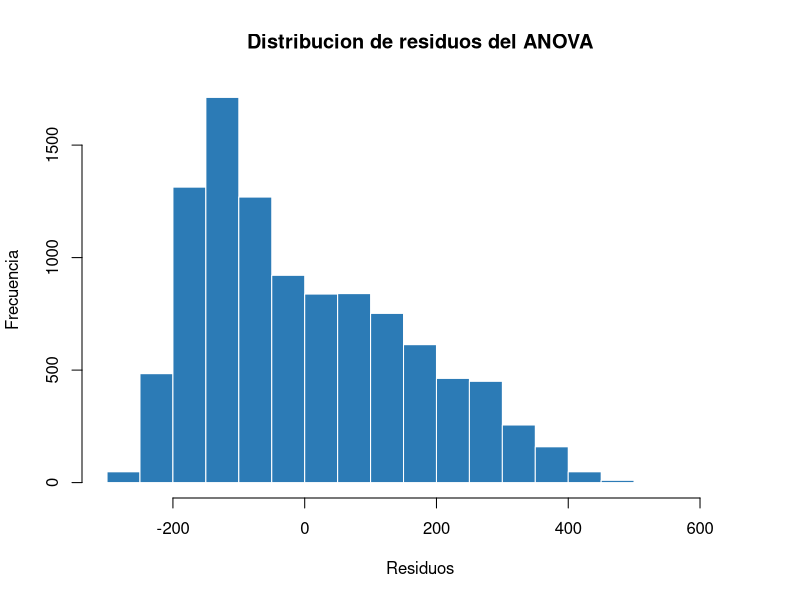
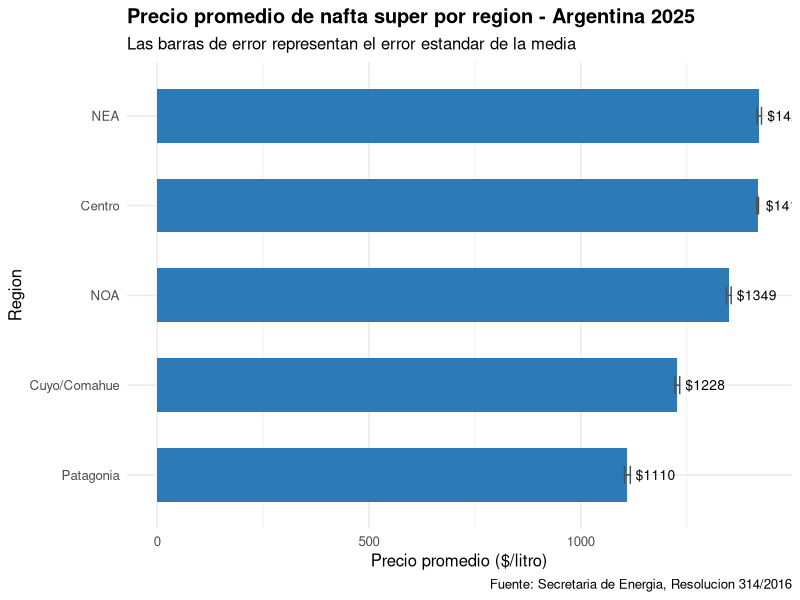

Source code (R) for these figures, in order:
# ============================================================
# 02_anova.R
# ANOVA de precios de nafta super por region - Argentina 2025
# Trabajo Practico Grupo 2 - Ciencia de Datos para Economia
# Input:  input/nafta_super_2025_limpio.csv
# Output: output/grafico_anova.png
#         output/anova_resultados.txt
# ============================================================

library(tidyverse)

# ---- 1. CARGA ----
df <- read_csv("input/nafta_super_2025_limpio.csv", show_col_types = FALSE)

# Region como factor con Centro como referencia
df <- df %>%
  mutate(region = factor(region, levels = c("Centro", "NEA", "NOA",
                                             "Cuyo/Comahue", "Patagonia")))

cat("Filas cargadas:", nrow(df), "\n")

# ---- 2. ANOVA ----
cat("\n=== ANOVA: precio ~ region ===\n")
modelo_anova <- aov(precio ~ region, data = df)
print(summary(modelo_anova))

# ---- 3. VERIFICACION DE SUPUESTOS ----
cat("\n=== SUPUESTOS DEL ANOVA ===\n")

# Verificamos normalidad de residuos con un histograma
residuos <- residuals(modelo_anova)

cat("Resumen de los residuos:\n")
summary(residuos)

# Guardamos el histograma de residuos
dir.create("output", showWarnings = FALSE)
png("output/histograma_residuos.png", width = 800, height = 500)
hist(residuos,
     main = "Distribucion de residuos del ANOVA",
     xlab = "Residuos",
     ylab = "Frecuencia",
     col = "#2C7BB6",
     border = "white")
dev.off()

cat("Con mas de 10.000 observaciones, el ANOVA es robusto a la falta de\n")
cat("normalidad perfecta por el Teorema Central del Limite.\n")

# ---- 4. TEST POST-HOC DE TUKEY ----
cat("\n=== TEST POST-HOC DE TUKEY ===\n")
cat("Identifica que pares de regiones difieren significativamente:\n\n")
tukey <- TukeyHSD(modelo_anova)
print(tukey)

# ---- 5. GUARDAR RESULTADOS ----
sink("output/anova_resultados.txt")
cat("=== ANOVA: precio ~ region ===\n\n")
print(summary(modelo_anova))
cat("\n=== TEST POST-HOC DE TUKEY ===\n\n")
print(tukey)
sink()
cat("\nResultados guardados en output/anova_resultados.txt\n")

# ---- 6. GRAFICO ----
promedios <- df %>%
  group_by(region) %>%
  summarise(
    promedio  = mean(precio),
    error_std = sd(precio) / sqrt(n()),
    .groups   = "drop"
  ) %>%
  arrange(desc(promedio))

p <- ggplot(promedios, aes(x = reorder(region, promedio), y = promedio)) +
  geom_col(fill = "#2C7BB6", width = 0.6) +
  geom_errorbar(aes(ymin = promedio - error_std,
                    ymax = promedio + error_std),
                width = 0.2, color = "gray30") +
  geom_text(aes(label = paste0("$", round(promedio, 0))),
            hjust = -0.2, size = 3.5) +
  coord_flip() +
  labs(
    title   = "Precio promedio de nafta super por region - Argentina 2025",
    subtitle = "Las barras de error representan el error estandar de la media",
    x       = "Region",
    y       = "Precio promedio ($/litro)",
    caption = "Fuente: Secretaria de Energia, Resolucion 314/2016"
  ) +
  theme_minimal(base_size = 12) +
  theme(plot.title = element_text(face = "bold"))

ggsave("output/grafico_anova.png", p, width = 8, height = 5, dpi = 150)
message("Grafico guardado en output/grafico_anova.png")
